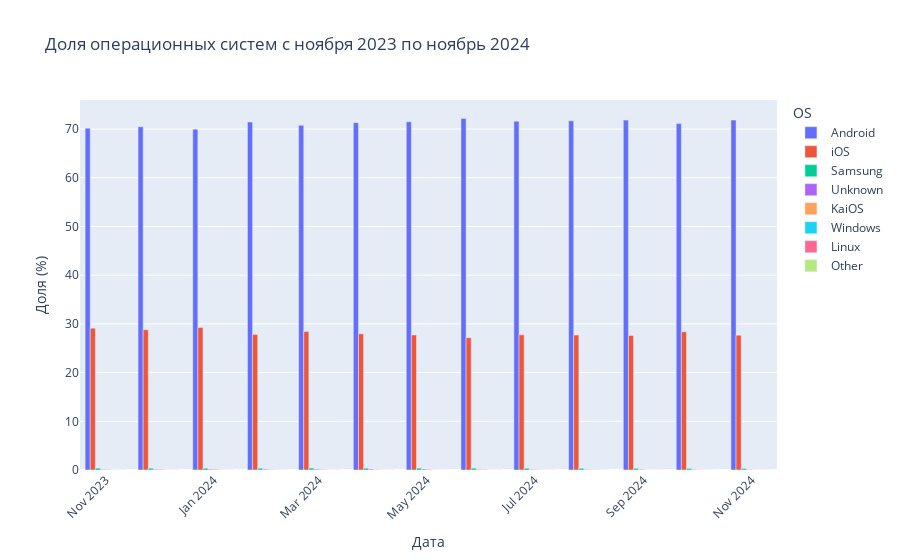

The code cell stored with this chart in its notebook:
### Markdown cell above
3. Построение столбчатой диаграммы с использованием библиотеки **Plotly**

### Code cell
import pandas as pd
import plotly.express as px
from io import StringIO


# Данные, полученные из CSV
data = """
"Date","Android","iOS","Samsung","Unknown","KaiOS","Windows","Linux","Other"
2023-11,70.19,29.12,0.38,0.13,0.12,0.02,0.02,0.03
2023-12,70.48,28.8,0.37,0.14,0.14,0.02,0.01,0.03
2024-01,69.98,29.27,0.36,0.16,0.16,0.02,0.01,0.03
2024-02,71.43,27.84,0.37,0.16,0.14,0.02,0.01,0.03
2024-03,70.78,28.46,0.39,0.17,0.13,0.02,0.01,0.03
2024-04,71.31,27.95,0.38,0.18,0.12,0.02,0.01,0.03
2024-05,71.5,27.73,0.38,0.2,0.15,0.02,0.01,0.02
2024-06,72.17,27.16,0.37,0.12,0.13,0.02,0.01,0.02
2024-07,71.62,27.75,0.36,0.11,0.11,0.02,0.01,0.02
2024-08,71.7,27.71,0.35,0.11,0.08,0.02,0.01,0.02
2024-09,71.84,27.61,0.34,0.12,0.05,0.01,0.01,0.02
2024-10,71.12,28.38,0.32,0.11,0.04,0.01,0.01,0.02
2024-11,71.85,27.69,0.31,0.1,0.03,0.01,0.01,0.01
"""

# Создание DataFrame
df = pd.read_csv(StringIO(data))

# Преобразование столбца 'Date' в формат datetime
df['Date'] = pd.to_datetime(df['Date'])

# Преобразование DataFrame в длинный формат для Plotly
df_melted = df.melt(id_vars='Date', var_name='OS', value_name='Share')

# Построение столбчатой диаграммы с использованием Plotly
fig = px.bar(df_melted, x='Date', y='Share', color='OS', barmode='group',
             title='Доля операционных систем с ноября 2023 по ноябрь 2024',
             labels={'Share': 'Доля (%)', 'Date': 'Дата'})

# Настройка графика
fig.update_layout(xaxis_title='Дата', yaxis_title='Доля (%)', xaxis_tickangle=-45)

# Отображение графика
fig.show()

### Figure 1 — Plotly figure (JSON) as saved in the notebook; plotly's stock layout.template omitted (floating-point values rounded to 4 significant figures)
{"data": [{"alignmentgroup": "True", "hovertemplate": "OS=Android<br>Дата=%{x}<br>Доля (%)=%{y}<extra></extra>", "legendgroup": "Android", "marker": {"color": "#636efa", "pattern": {"shape": ""}}, "name": "Android", "offsetgroup": "Android", "orientation": "v", "showlegend": true, "textposition": "auto", "type": "bar", "x": ["2023-11-01T00:00:00", "2023-12-01T00:00:00", "2024-01-01T00:00:00", "2024-02-01T00:00:00", "2024-03-01T00:00:00", "2024-04-01T00:00:00", "2024-05-01T00:00:00", "2024-06-01T00:00:00", "2024-07-01T00:00:00", "2024-08-01T00:00:00", "2024-09-01T00:00:00", "2024-10-01T00:00:00", "2024-11-01T00:00:00"], "xaxis": "x", "y": [70.19, 70.48, 69.98, 71.43, 70.78, 71.31, 71.5, 72.17, 71.62, 71.7, 71.84, 71.12, 71.85], "yaxis": "y"}, {"alignmentgroup": "True", "hovertemplate": "OS=iOS<br>Дата=%{x}<br>Доля (%)=%{y}<extra></extra>", "legendgroup": "iOS", "marker": {"color": "#EF553B", "pattern": {"shape": ""}}, "name": "iOS", "offsetgroup": "iOS", "orientation": "v", "showlegend": true, "textposition": "auto", "type": "bar", "x": ["2023-11-01T00:00:00", "2023-12-01T00:00:00", "2024-01-01T00:00:00", "2024-02-01T00:00:00", "2024-03-01T00:00:00", "2024-04-01T00:00:00", "2024-05-01T00:00:00", "2024-06-01T00:00:00", "2024-07-01T00:00:00", "2024-08-01T00:00:00", "2024-09-01T00:00:00", "2024-10-01T00:00:00", "2024-11-01T00:00:00"], "xaxis": "x", "y": [29.12, 28.8, 29.27, 27.84, 28.46, 27.95, 27.73, 27.16, 27.75, 27.71, 27.61, 28.38, 27.69], "yaxis": "y"}, {"alignmentgroup": "True", "hovertemplate": "OS=Samsung<br>Дата=%{x}<br>Доля (%)=%{y}<extra></extra>", "legendgroup": "Samsung", "marker": {"color": "#00cc96", "pattern": {"shape": ""}}, "name": "Samsung", "offsetgroup": "Samsung", "orientation": "v", "showlegend": true, "textposition": "auto", "type": "bar", "x": ["2023-11-01T00:00:00", "2023-12-01T00:00:00", "2024-01-01T00:00:00", "2024-02-01T00:00:00", "2024-03-01T00:00:00", "2024-04-01T00:00:00", "2024-05-01T00:00:00", "2024-06-01T00:00:00", "2024-07-01T00:00:00", "2024-08-01T00:00:00", "2024-09-01T00:00:00", "2024-10-01T00:00:00", "2024-11-01T00:00:00"], "xaxis": "x", "y": [0.38, 0.37, 0.36, 0.37, 0.39, 0.38, 0.38, 0.37, 0.36, 0.35, 0.34, 0.32, 0.31], "yaxis": "y"}, {"alignmentgroup": "True", "hovertemplate": "OS=Unknown<br>Дата=%{x}<br>Доля (%)=%{y}<extra></extra>", "legendgroup": "Unknown", "marker": {"color": "#ab63fa", "pattern": {"shape": ""}}, "name": "Unknown", "offsetgroup": "Unknown", "orientation": "v", "showlegend": true, "textposition": "auto", "type": "bar", "x": ["2023-11-01T00:00:00", "2023-12-01T00:00:00", "2024-01-01T00:00:00", "2024-02-01T00:00:00", "2024-03-01T00:00:00", "2024-04-01T00:00:00", "2024-05-01T00:00:00", "2024-06-01T00:00:00", "2024-07-01T00:00:00", "2024-08-01T00:00:00", "2024-09-01T00:00:00", "2024-10-01T00:00:00", "2024-11-01T00:00:00"], "xaxis": "x", "y": [0.13, 0.14, 0.16, 0.16, 0.17, 0.18, 0.2, 0.12, 0.11, 0.11, 0.12, 0.11, 0.1], "yaxis": "y"}, {"alignmentgroup": "True", "hovertemplate": "OS=KaiOS<br>Дата=%{x}<br>Доля (%)=%{y}<extra></extra>", "legendgroup": "KaiOS", "marker": {"color": "#FFA15A", "pattern": {"shape": ""}}, "name": "KaiOS", "offsetgroup": "KaiOS", "orientation": "v", "showlegend": true, "textposition": "auto", "type": "bar", "x": ["2023-11-01T00:00:00", "2023-12-01T00:00:00", "2024-01-01T00:00:00", "2024-02-01T00:00:00", "2024-03-01T00:00:00", "2024-04-01T00:00:00", "2024-05-01T00:00:00", "2024-06-01T00:00:00", "2024-07-01T00:00:00", "2024-08-01T00:00:00", "2024-09-01T00:00:00", "2024-10-01T00:00:00", "2024-11-01T00:00:00"], "xaxis": "x", "y": [0.12, 0.14, 0.16, 0.14, 0.13, 0.12, 0.15, 0.13, 0.11, 0.08, 0.05, 0.04, 0.03], "yaxis": "y"}, {"alignmentgroup": "True", "hovertemplate": "OS=Windows<br>Дата=%{x}<br>Доля (%)=%{y}<extra></extra>", "legendgroup": "Windows", "marker": {"color": "#19d3f3", "pattern": {"shape": ""}}, "name": "Windows", "offsetgroup": "Windows", "orientation": "v", "showlegend": true, "textposition": "auto", "type": "bar", "x": ["2023-11-01T00:00:00", "2023-12-01T00:00:00", "2024-01-01T00:00:00", "2024-02-01T00:00:00", "2024-03-01T00:00:00", "2024-04-01T00:00:00", "2024-05-01T00:00:00", "2024-06-01T00:00:00", "2024-07-01T00:00:00", "2024-08-01T00:00:00", "2024-09-01T00:00:00", "2024-10-01T00:00:00", "2024-11-01T00:00:00"], "xaxis": "x", "y": [0.02, 0.02, 0.02, 0.02, 0.02, 0.02, 0.02, 0.02, 0.02, 0.02, 0.01, 0.01, 0.01], "yaxis": "y"}, {"alignmentgroup": "True", "hovertemplate": "OS=Linux<br>Дата=%{x}<br>Доля (%)=%{y}<extra></extra>", "legendgroup": "Linux", "marker": {"color": "#FF6692", "pattern": {"shape": ""}}, "name": "Linux", "offsetgroup": "Linux", "orientation": "v", "showlegend": true, "textposition": "auto", "type": "bar", "x": ["2023-11-01T00:00:00", "2023-12-01T00:00:00", "2024-01-01T00:00:00", "2024-02-01T00:00:00", "2024-03-01T00:00:00", "2024-04-01T00:00:00", "2024-05-01T00:00:00", "2024-06-01T00:00:00", "2024-07-01T00:00:00", "2024-08-01T00:00:00", "2024-09-01T00:00:00", "2024-10-01T00:00:00", "2024-11-01T00:00:00"], "xaxis": "x", "y": [0.02, 0.01, 0.01, 0.01, 0.01, 0.01, 0.01, 0.01, 0.01, 0.01, 0.01, 0.01, 0.01], "yaxis": "y"}, {"alignmentgroup": "True", "hovertemplate": "OS=Other<br>Дата=%{x}<br>Доля (%)=%{y}<extra></extra>", "legendgroup": "Other", "marker": {"color": "#B6E880", "pattern": {"shape": ""}}, "name": "Other", "offsetgroup": "Other", "orientation": "v", "showlegend": true, "textposition": "auto", "type": "bar", "x": ["2023-11-01T00:00:00", "2023-12-01T00:00:00", "2024-01-01T00:00:00", "2024-02-01T00:00:00", "2024-03-01T00:00:00", "2024-04-01T00:00:00", "2024-05-01T00:00:00", "2024-06-01T00:00:00", "2024-07-01T00:00:00", "2024-08-01T00:00:00", "2024-09-01T00:00:00", "2024-10-01T00:00:00", "2024-11-01T00:00:00"], "xaxis": "x", "y": [0.03, 0.03, 0.03, 0.03, 0.03, 0.03, 0.02, 0.02, 0.02, 0.02, 0.02, 0.02, 0.01], "yaxis": "y"}], "layout": {"barmode": "group", "legend": {"title": {"text": "OS"}, "tracegroupgap": 0}, "title": {"text": "Доля операционных систем с ноября 2023 по ноябрь 2024"}, "xaxis": {"anchor": "y", "domain": [0, 1], "tickangle": -45, "title": {"text": "Дата"}}, "yaxis": {"anchor": "x", "domain": [0, 1], "title": {"text": "Доля (%)"}}}}
